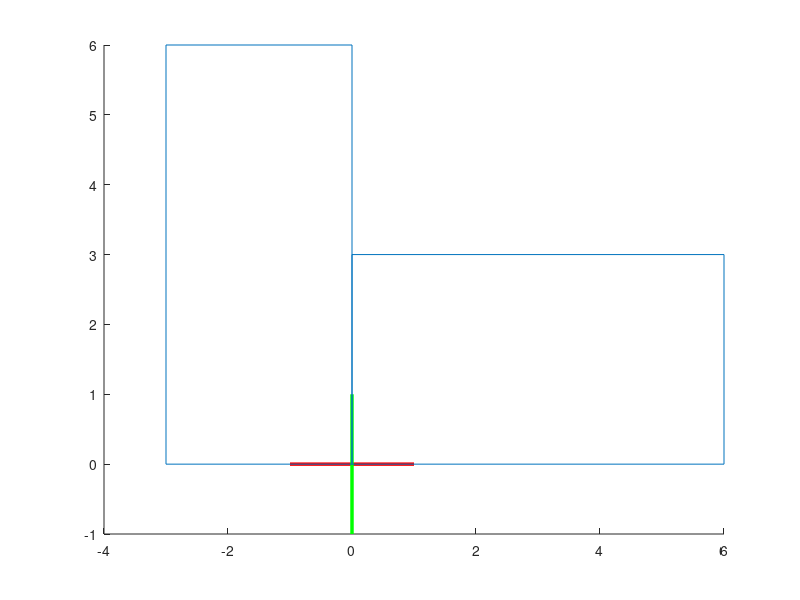

Write the MATLAB code that produced this figure.
close all
%line ([Xi Xf],[Yi Yf],[Zi Zf]);
line ([-1 1],[0 0],[0 0], 'color',[1 0 0], 'linewidth',2.5); % Establece el eje X en Rojo.
line ([0 0],[-1 1],[0 0], 'color',[0 1 0], 'linewidth',2.5); % Establece el eje Y en Verde.






p1 = [0 0];
p2 = [6 0];
p3 = [6 3];
p4 = [0 3];




line([p1(1) p2(1)],[p1(2) p2(2)],[0 0]);
line([p2(1) p3(1)],[p2(2) p3(2)],[0 0]);
line([p3(1) p4(1)],[p3(2) p4(2)],[0 0]);
line([p4(1) p1(1)],[p4(2) p1(2)],[0 0]);



%%%%%%%%%%%%%%%%%%%%%%%%%%%%%%%%%%%%%%%%%%%%%%%%%%%%%%%%%%%%%%%%%%%%%%%%%%%%%%%%%%%%
%%%%Se requiere rotar el rectangulo%%%%%%%%%%%%%%%%%%%%%%%%%%%%%%%%%%%%%%%%%%%%%%%%%
%%%%%%%%%%%%%%%%%%%%%%%%%%%%%%%%%%%%%%%%%%%%%%%%%%%%%%%%%%%%%%%%%%%%%%%%%%%%%%%%%%%%


angle_rad=deg2rad(90); %Incluimos la funcion para comvertir nuestro grados a radianes. 

Rz=[cos(angle_rad) -sin(angle_rad); sin(angle_rad) cos(angle_rad)];

p1r = Rz*p1'; %El punto P1 rotado es igual a la matriz de rotacion por el vector p1 transpuesto.
p2r = Rz*p2';
p3r = Rz*p3';
p4r = Rz*p4';


line([p1r(1) p2r(1)],[p1r(2) p2r(2)],[0 0]);
line([p2r(1) p3r(1)],[p2r(2) p3r(2)],[0 0]);
line([p3r(1) p4r(1)],[p3r(2) p4r(2)],[0 0]);
line([p4r(1) p1r(1)],[p4r(2) p1r(2)],[0 0]);